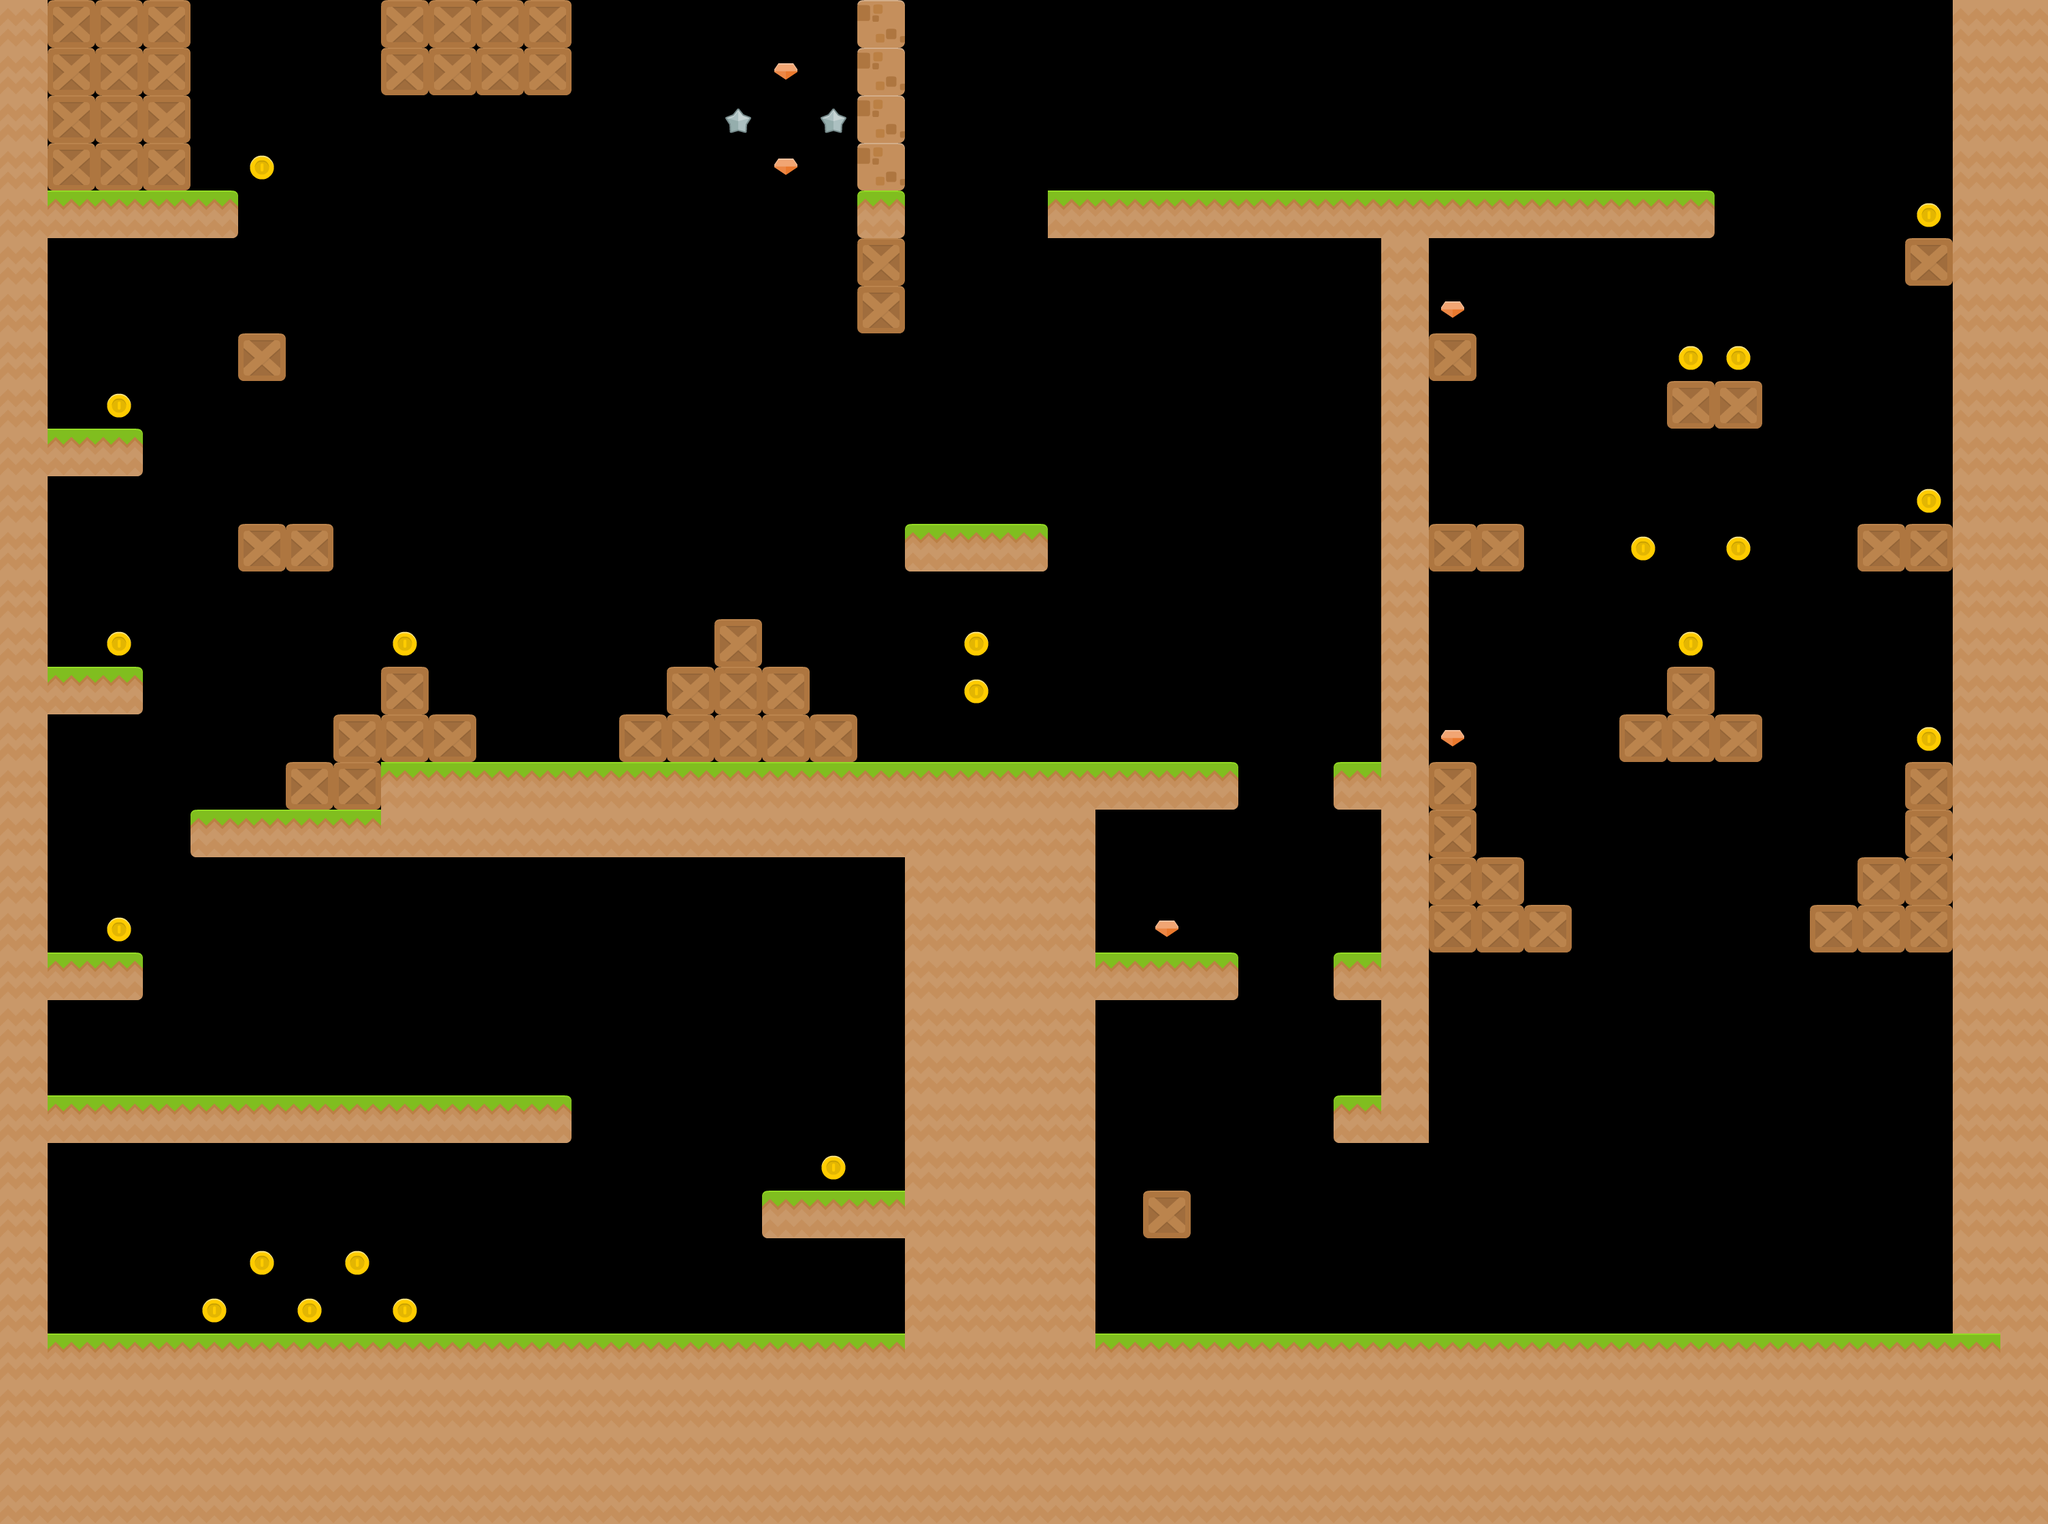

Tiled map render using the project's own tile images. Description and the map definition, with tile-layer contents summarised, below:
An orthogonal 43x32 tile map with 70x70 px tiles, 4 tile layers (World, Coins, Gems, Stars), 7 tilesets and 44 objects (20x goal, 13x platform, 6x button, 4x door, start).

<map version="1.4" tiledversion="1.4.3" orientation="orthogonal" renderorder="right-down" width="43" height="32" tilewidth="70" tileheight="70" infinite="0" backgroundcolor="#000000" nextlayerid="14" nextobjectid="57">
 <editorsettings>
  <export target="../src/assets/map_1.json" format="json" />
 </editorsettings>
 <tileset firstgid="1" name="tiles" tilewidth="70" tileheight="70" tilecount="16" columns="4">
  <image source="../src/assets/tiles.png" width="280" height="280" />
 </tileset>
 <tileset firstgid="17" name="coin" tilewidth="70" tileheight="70" tilecount="1" columns="1">
  <image source="../src/assets/coin.png" width="70" height="70" />
 </tileset>
 <tileset firstgid="18" name="gem" tilewidth="70" tileheight="70" tilecount="1" columns="1">
  <image source="../src/assets/gem.png" width="70" height="70" />
 </tileset>
 <tileset firstgid="19" name="star" tilewidth="70" tileheight="70" tilecount="1" columns="1">
  <image source="../src/assets/star.png" width="70" height="70" />
 </tileset>
 <tileset firstgid="20" name="platform" tilewidth="70" tileheight="70" tilecount="1" columns="1">
  <image source="../src/assets/platform.png" width="70" height="70" />
 </tileset>
 <tileset firstgid="21" name="button" tilewidth="70" tileheight="70" tilecount="1" columns="1">
  <image source="../src/assets/buttonOff_0.png" width="70" height="70" />
 </tileset>
 <tileset firstgid="22" name="sheet_lasers" tilewidth="70" tileheight="70" tilecount="98" columns="14">
  <image source="../src/assets/sheet_lasers.png" width="980" height="490" />
 </tileset>
 <layer id="1" name="World" width="43" height="32">
  <data>[1376 cells, 471 non-empty, 7 distinct tile ids]</data>
 </layer>
 <objectgroup id="12" name="Barriers" />
 <objectgroup id="11" name="PlayerStart">
  <object id="40" name="start" gid="7" x="100" y="1823" width="70" height="70">
   <properties>
    <property name="player" type="int" value="1" />
   </properties>
  </object>
 </objectgroup>
 <objectgroup id="5" name="Platforms">
  <object id="1" name="platform" gid="20" x="350" y="350" width="70" height="70">
   <properties>
    <property name="moveHorizontal" type="bool" value="true" />
    <property name="moveVertical" type="bool" value="false" />
    <property name="obstacleNum" type="int" value="0" />
    <property name="opposite" type="bool" value="false" />
   </properties>
  </object>
  <object id="3" name="platform" gid="20" x="1400" y="420" width="70" height="70">
   <properties>
    <property name="moveHorizontal" type="bool" value="false" />
    <property name="moveVertical" type="bool" value="true" />
    <property name="obstacleNum" type="int" value="1" />
    <property name="opposite" type="bool" value="false" />
   </properties>
  </object>
  <object id="41" name="platform" gid="20" x="1890" y="1191" width="70" height="70">
   <properties>
    <property name="moveHorizontal" type="bool" value="false" />
    <property name="moveVertical" type="bool" value="true" />
    <property name="obstacleNum" type="int" value="3" />
    <property name="opposite" type="bool" value="false" />
   </properties>
  </object>
  <object id="43" name="platform" gid="20" x="1855" y="1544" width="70" height="70">
   <properties>
    <property name="moveHorizontal" type="bool" value="false" />
    <property name="moveVertical" type="bool" value="true" />
    <property name="obstacleNum" type="int" value="-1" />
    <property name="opposite" type="bool" value="false" />
   </properties>
  </object>
  <object id="44" name="platform" gid="20" x="1190" y="350" width="70" height="70">
   <properties>
    <property name="moveHorizontal" type="bool" value="true" />
    <property name="moveVertical" type="bool" value="false" />
    <property name="obstacleNum" type="int" value="0" />
    <property name="opposite" type="bool" value="true" />
   </properties>
  </object>
  <object id="45" name="platform" gid="20" x="1820" y="1191" width="70" height="70">
   <properties>
    <property name="moveHorizontal" type="bool" value="false" />
    <property name="moveVertical" type="bool" value="true" />
    <property name="obstacleNum" type="int" value="3" />
    <property name="opposite" type="bool" value="false" />
   </properties>
  </object>
  <object id="46" name="platform" gid="20" x="2170" y="2012" width="70" height="70">
   <properties>
    <property name="moveHorizontal" type="bool" value="false" />
    <property name="moveVertical" type="bool" value="true" />
    <property name="obstacleNum" type="int" value="-1" />
    <property name="opposite" type="bool" value="true" />
   </properties>
  </object>
  <object id="47" name="platform" gid="20" x="2240" y="2012" width="70" height="70">
   <properties>
    <property name="moveHorizontal" type="bool" value="false" />
    <property name="moveVertical" type="bool" value="true" />
    <property name="obstacleNum" type="int" value="-1" />
    <property name="opposite" type="bool" value="true" />
   </properties>
  </object>
  <object id="49" name="platform" gid="20" x="2450" y="1400" width="70" height="70">
   <properties>
    <property name="moveHorizontal" type="bool" value="false" />
    <property name="moveVertical" type="bool" value="true" />
    <property name="obstacleNum" type="int" value="-1" />
    <property name="opposite" type="bool" value="false" />
   </properties>
  </object>
  <object id="50" name="platform" gid="20" x="2520" y="1400" width="70" height="70">
   <properties>
    <property name="moveHorizontal" type="bool" value="false" />
    <property name="moveVertical" type="bool" value="true" />
    <property name="obstacleNum" type="int" value="-1" />
    <property name="opposite" type="bool" value="false" />
   </properties>
  </object>
  <object id="52" name="platform" gid="20" x="2380" y="1400" width="70" height="70">
   <properties>
    <property name="moveHorizontal" type="bool" value="false" />
    <property name="moveVertical" type="bool" value="true" />
    <property name="obstacleNum" type="int" value="-1" />
    <property name="opposite" type="bool" value="false" />
   </properties>
  </object>
  <object id="53" name="platform" gid="20" x="2660" y="2012" width="70" height="70">
   <properties>
    <property name="moveHorizontal" type="bool" value="false" />
    <property name="moveVertical" type="bool" value="true" />
    <property name="obstacleNum" type="int" value="-1" />
    <property name="opposite" type="bool" value="true" />
   </properties>
  </object>
  <object id="54" name="platform" gid="20" x="2730" y="2012" width="70" height="70">
   <properties>
    <property name="moveHorizontal" type="bool" value="false" />
    <property name="moveVertical" type="bool" value="true" />
    <property name="obstacleNum" type="int" value="-1" />
    <property name="opposite" type="bool" value="true" />
   </properties>
  </object>
 </objectgroup>
 <objectgroup id="6" name="Buttons">
  <!-- 6 objects omitted --></objectgroup>
 <objectgroup id="7" name="Doors">
  <!-- 4 objects omitted --></objectgroup>
 <objectgroup id="9" name="Goal">
  <!-- 20 objects omitted --></objectgroup>
 <layer id="2" name="Coins" width="43" height="32">
  <data>[1376 cells, 21 non-empty, 1 distinct tile ids]</data>
 </layer>
 <layer id="3" name="Gems" width="43" height="32">
  <data>[1376 cells, 5 non-empty, 1 distinct tile ids]</data>
 </layer>
 <layer id="4" name="Stars" width="43" height="32">
  <data>[1376 cells, 2 non-empty, 1 distinct tile ids]</data>
 </layer>
</map>
<!-- 30 of 44 objects omitted -->
